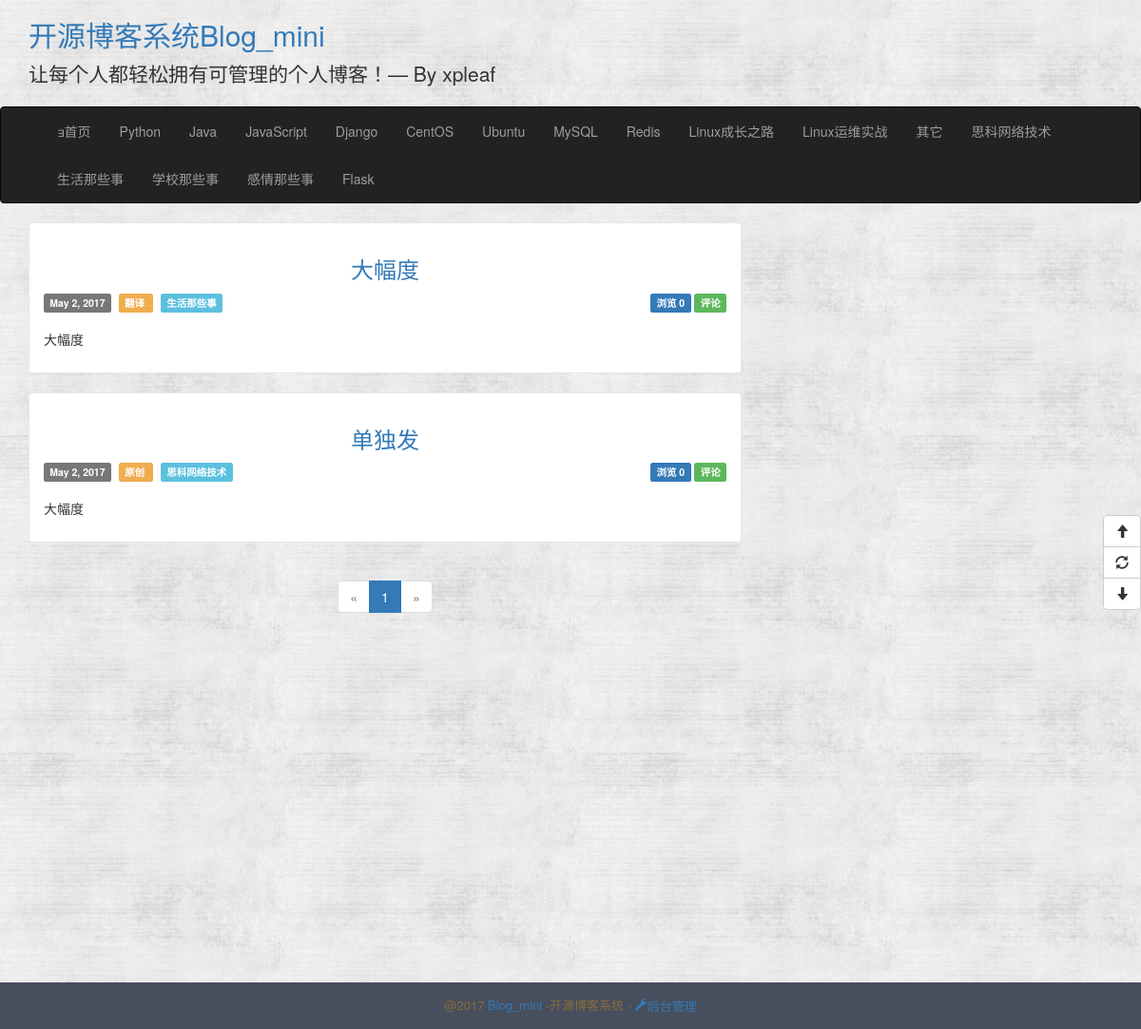
Before: / with the older database file.
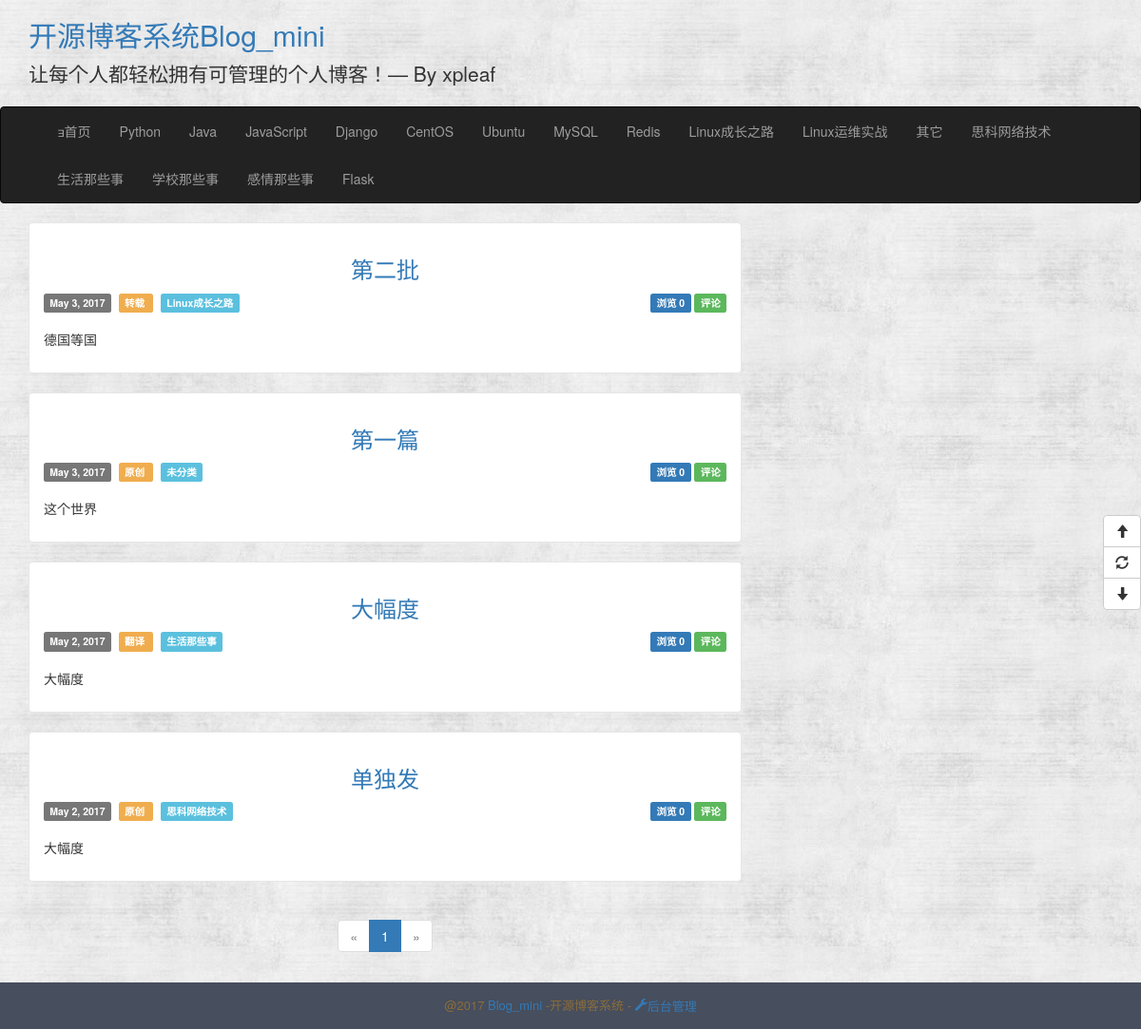
After: the same page with the newer database file.
### app/modles.py (models this page shows, shortened)
class BlogInfo(db.Model):
    __tablename__ = 'blog_info'
    id = db.Column(db.Integer,primary_key=True)
    title = db.Column(db.String(64))
    signature =db.Column(db.Text)
    navbar = db.Column(db.String(64))

class ArticleType(db.Model):
    __tablename__ = 'articleTypes'
    id = db.Column(db.Integer,primary_key=True)
    name = db.Column(db.String(64),unique=True)
    introduction = db.Column(db.Text,default=None)
    articles = db.relationship('Article', backref='articleType',lazy= 'dynamic')
    menu_id = db.Column(db.Integer,db.ForeignKey('menus.id'),default=None)
    setting_id = db.Column(db.Integer,db.ForeignKey('articleTypeSettings.id'))
    @property
    def is_hide(self):
        if self.setting:
            return self.setting.hide
        else:
            return False

class Article(db.Model):
    __tablename__ ='articles'
    id = db.Column(db.Integer,primary_key=True)
    title = db.Column(db.Integer, unique=True)
    content = db.Column(db.Text)
    summary = db.Column(db.Text)
    create_time = db.Column(db.DateTime, index=True, default=datetime.utcnow)
    update_time = db.Column(db.DateTime, index=True, default=datetime.utcnow)
    num_of_view = db.Column(db.Integer, default=0)
    article_type_id = db.Column(db.Integer, db.ForeignKey('articleTypes.id'))
    source_id = db.Column(db.Integer, db.ForeignKey('sources.id'))

class Source(db.Model):
    __tablename__ ='sources'
    id= db.Column(db.Integer,primary_key=True)
    name = db.Column(db.String(64),unique=True)
    articles= db.relationship('Article', backref='source',lazy='dynamic')

### app/main/views.py (the view)
@main.route('/')
def index():
    BlogView.add_view(db)
    page = request.args.get('page',1,type=int)
    pagination = Article.query.order_by(Article.create_time.desc()).paginate(
        page, per_page=current_app.config['ARTICLES_PER_PAGE'],
        error_out=False)
    articles = pagination.items
    return render_template('index.html', articles=articles,
                           pagination=pagination, endpoint='.index')

### app/modles.py (called while the page is built)
    @staticmethod
    def add_view(db):
        view = BlogView.query.first()
        view.num_of_view += 1
        db.session.add(view)
        db.session.commit()

### app/templates/index.html
{% extends 'base.html' %}
{% import '_macros.html' as macros %}
{% block content %}
    {% include '_article_entry.html' %}
      <div class="pagination">
    {% if endpoint == '.index' %}
        {{ macros.pagination_widget(pagination, endpoint) }}
    {% else %}
        {{ macros.pagination_widget(pagination, endpoint, id=id) }}
    {% endif %}
    </div>
{% endblock %}

### app/templates/base.html (shortened to what this page needs)
<!DOCTYPE html>
<html lang="en">
<head>
    {% block stylesheet %}
        <link href="{{ url_for('static', filename='css/bootstrap.css') }}" rel="stylesheet">
        <link href="{{ url_for('static', filename='css/common.css') }}" rel="stylesheet">
    {% endblock %}
</head>
<body>
<header>
    <div class='header-top'>
        <div class="container">
            <h2 class="blog-title"><a href="{{ url_for('main.index') }}">{{  BlogInfo.query.first().title}}</a></h2>
            <p class="lead signature">
                {{ BlogInfo.query.first().signature }}
            </p>
        </div>
    </div>
        <nav class="navbar navbar-{{ BlogInfo.query.first().navbar }}" role='navigation'>
            <div class="container">
                <div class="collapse navbar-collapse">
                    <ul class="nav navbar-nav">
                        <li class=""><a href="/"><span class="glyphicon-home">首页</span> </a></li>
                    {% for article_type in ArticleType.query.all() %}
                        {% if not article_type.menu %}
                            {% if not article_type.is_hide %}
                                   <li>
                                    <a href="{{ url_for('main.index') }}">
                                        {{ article_type.name }}
                                    </a>
                                </li>
                            {% endif %}
                        {% endif %}
                    {% endfor %}
                    </ul>
                        </div>
                </div>
        </nav>
</header>
{% block Content %}
    <div class="content">
        <div class="container">
            <div class="row">
                <div class="col-md-8 article">
                   {% block content %}
                    {% endblock %}
                </div>
                <div class="col-lg-4 blog_nav">
                </div>
            </div>
        </div>
    </div>
{% endblock %}
<div class="footer">
    <p class="footer-content">@2017
    <a href="#">Blog_mini</a>
        -开源博客系统
        {% if not current_user.isauthenticated %}-<a href="{{ url_for('auth.login') }}">
            <span class="glyphicon glyphicon-wrench">后台管理</span>
        </a>
        {% endif %}
    </p>
</div>
<div class="btn-group-vertical floatButton">
    <button id="goTop" class="btn btn-default" title="去顶部" type="button">
        <span class="glyphicon glyphicon-arrow-up"></span>
    </button>
    <button id="refresh" class="btn btn-default" title="刷新" type="button">
        <span class="glyphicon glyphicon-refresh"></span>
    </button>
    <button id="goBottom" class="btn btn-default" title="去底部" type="button">
        <span class="glyphicon glyphicon-arrow-down"></span>
    </button>
</div>
</body>
</html>

### app/templates/_macros.html
{% macro pagination_widget(pagination, endpoint, fragment='') %}
    <ul class="pagination">
        <li{% if not pagination.has_prev %} class="disabled"{% endif %}>
            <a href="{% if pagination.has_prev %}{{ url_for(endpoint,
                page = pagination.page - 1, **kwargs) }}{{ fragment }}{% else %}#{% endif %}">
                &laquo;
            </a>
        </li>
        {% for p in pagination.iter_pages() %}
            {% if p %}
                {% if p == pagination.page %}
                <li class="active">
                    <a href="{{ url_for(endpoint, page = p, **kwargs) }}{{ fragment }}">{{ p }}</a>
                </li>
                {% else %}
                <li>
                    <a href="{{ url_for(endpoint, page = p, **kwargs) }}{{ fragment }}">{{ p }}</a>
                </li>
                {% endif %}
            {% else %}
            <li class="disabled"><a href="#">&hellip;</a></li>
            {% endif %}
        {% endfor %}
        <li{% if not pagination.has_next %} class="disabled"{% endif %}>
            <a href="{% if pagination.has_next %}{{ url_for(endpoint,
                page = pagination.page + 1, **kwargs) }}{{ fragment }}{% else %}#{% endif %}">
                &raquo;
            </a>
        </li>
    </ul>
{% endmacro %}

### app/templates/_article_entry.html
{% for article in articles %}
    <div id="article-entry" class="entry-box">
    {% include '_article_info.html' %}
    </div>
{% endfor %}

### app/templates/_article_info.html
<div class="article-entry-header">
    <h3 class="article-entry-title">
        <a href="#">{{ article.title }}</a>
    </h3>
</div>
<div class="article-entry-info">
    <div class="base-info">
        <span class="label label-default">{{ moment(article.create_time.date()).format('LL') }}</span>&nbsp;
        <span class="label label-warning">
            <a href="{{ url_for('main.article_sources',id = article.source.id) }}" target="_blank" style="color: white">
                {{ article.source.name }}
            </a>
        </span>&nbsp;
        <span class="label label-info">
            <a href=" {{ url_for('main.article_type', id=article.articleType.id) }}" target="_blank" style="color: white">
                {{ article.articleType.name }}
            </a>
        </span>
    </div>
    <div class="main-info">
        <span class="label label-primary">浏览 {{ article.num_of_view }}</span>
        <span class="label label-success">评论</span>
    </div>
</div>
<div class="article-entry-sum">
    <p>{{ article.summary }}</p>
</div>

### app/static/css/common.css (style rules this page uses)
body { background: url('../images/background.jpg'); }
.blog-title a:link { text-decoration: none; }
.signature { padding-left: 0px; }
.content { min-height: 800px; }
.article-entry-sum { margin-top: 5px; }
.entry-box { background: #fff; padding: 15px; margin-bottom: 20px; border: 1px solid #e6e6e6; border-radius: 4px; }
.article-entry-header { margin: 0; padding: 0; border: 0; font: inherit; vertical-align: baseline; }
.article-entry-title { text-align: center; margin-bottom: 10px; }
.article-entry-title a { text-decoration: none; }
.article-entry-info { height: 35px; }
.article-entry-info .base-info { float: left; }
.article-entry-info .main-info { float: right; }
.footer { background: #474E5D; padding: 15px 0 5px; font-size: 13px; }
.footer-content { text-align: center; color: #8a6d3b; }
div.pagination { width: 100%; text-align: center; padding: 0px; margin: 0px; }
.footer-content a { text-decoration: none; }
.floatButton { position: fixed; top: 50%; right: 0; z-index: 9999999; }

Changed rows visible on the page:
added Article: title "第二批", create_time "May 3, 2017", source.name "转载", articleType.name "Linux成长之路", num_of_view "0", summary "德国等国"
added Article: title "第一篇", create_time "May 3, 2017", source.name "原创", articleType.name "未分类", num_of_view "0", summary "这个世界"
